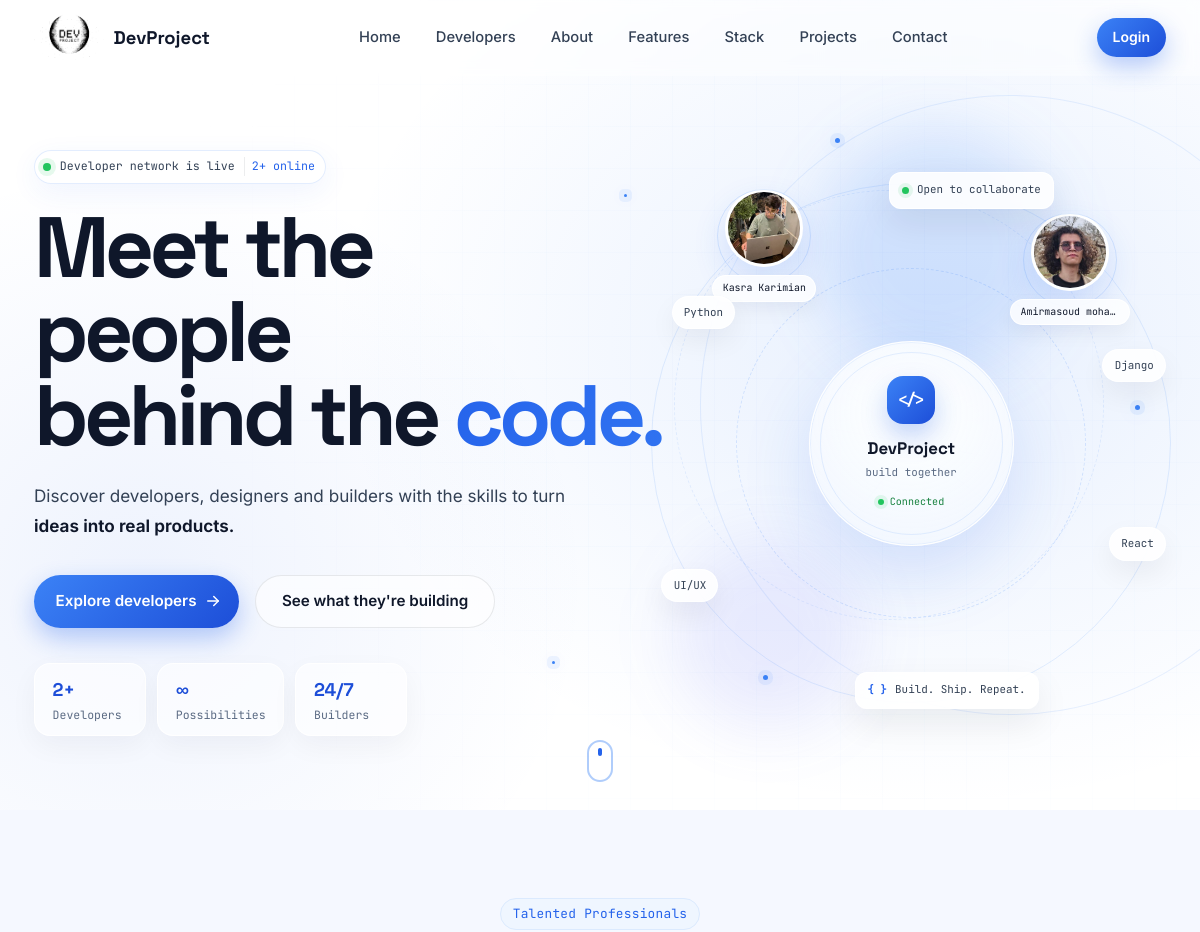
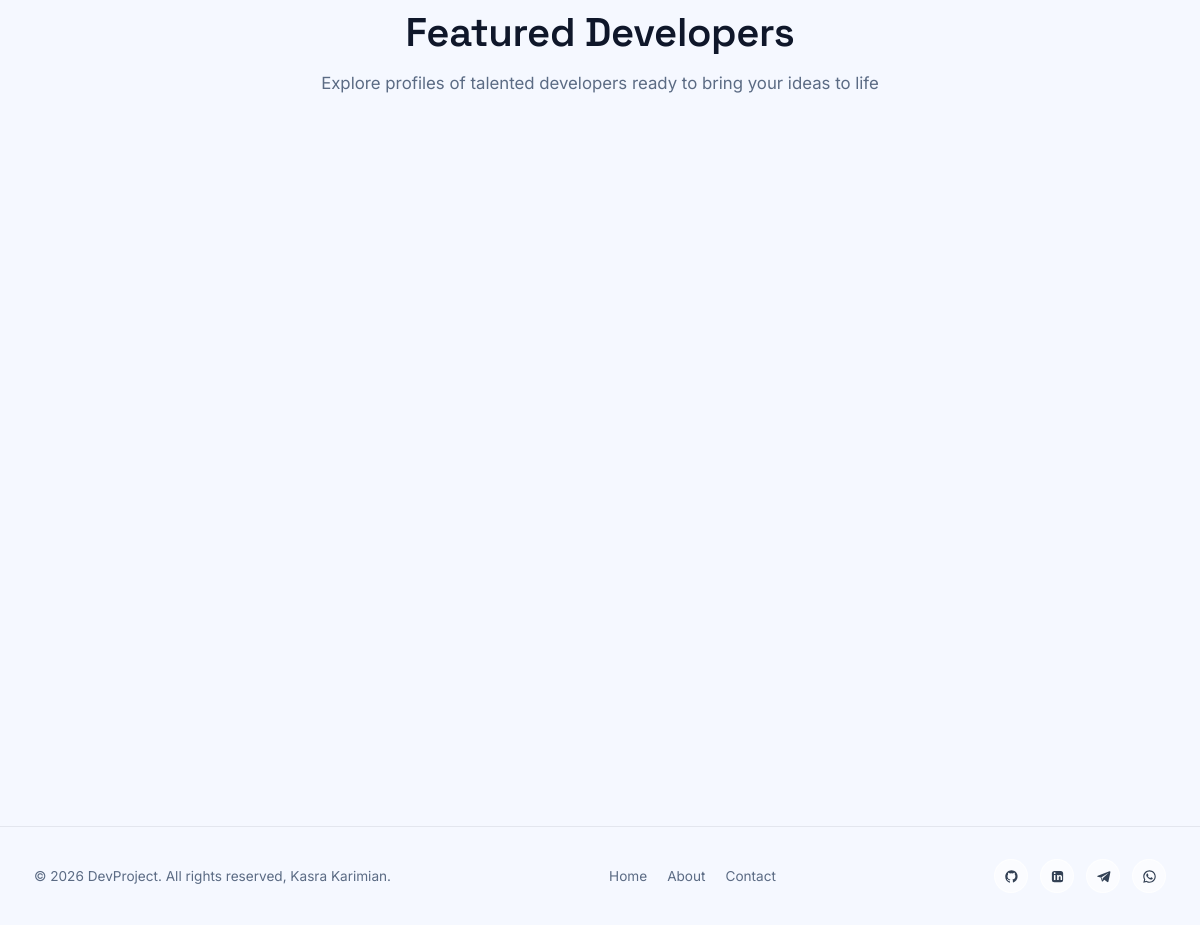
The page / on the database its author committed (2 pictures, top to bottom).
### users/models.py (models this page shows, shortened)
class profile(models.Model):
    user = models.OneToOneField(User, on_delete=models.CASCADE, null=True, blank=True) # cascade means anytime user deleted profile will deletes too.
    name = models.CharField(max_length=200, null=True, blank=True)
    location = models.CharField(max_length=200, null=True, blank=True)
    username = models.CharField(max_length=200, null=True, blank=True)
    email = models.EmailField(max_length=200, null=True, blank=True)
    short_intro = models.CharField(max_length=200, null=True, blank=True)
    bio = models.TextField(null=True, blank=True)
    profile_image = models.ImageField(null=True, blank=True, upload_to='profiles/', default='profiles/default_profile.jpg')
    social_github = models.CharField(max_length=200, null=True, blank=True)
    social_linkedin = models.CharField(max_length=200, null=True, blank=True)
    social_telegram = models.CharField(max_length=200, null=True, blank=True)
    social_whatsapp = models.CharField(max_length=200, null=True, blank=True)
    social_youtube = models.CharField(max_length=200, null=True, blank=True)
    social_website = models.CharField(max_length=200, null=True, blank=True)
    created = models.DateTimeField(auto_now_add=True)
    id = models.UUIDField(default=uuid.uuid4, unique=True, primary_key=True, editable=False)

### users/views.py (the view)
# urls.py: path('', views.profiles, name="profiles"),  # if its blank '' it means its become your homepage
def profiles(request):
    profiles_list = list(profile.objects.prefetch_related('skills'))
    context = {
        'profiles': profiles_list,
        'profiles_count': len(profiles_list),
    }
    return render(request, 'users/profiles.html', context)

### users/templates/users/profiles.html (shortened to what this page needs)
{% extends 'main.html' %}
{% block content%}
<section class="hero developers-hero developers-hero--network">
  <div class="hero__canvas">
    <div class="hero-grid-lines"></div>
    <div class="hero-glow hero-glow--one"></div>
    <div class="hero-glow hero-glow--two"></div>
    <div class="hero-orbit hero-orbit--one"></div>
    <div class="hero-orbit hero-orbit--two"></div>
    <span class="hero-particle hero-particle--1"></span>
    <span class="hero-particle hero-particle--2"></span>
    <span class="hero-particle hero-particle--3"></span>
    <span class="hero-particle hero-particle--4"></span>
    <span class="hero-particle hero-particle--5"></span>
  </div>
  <div class="section-inner">
    <div class="hero__inner">
      <div class="hero__content developers-hero__content">
        <div class="hero-live-pill">
          <span class="hero-live-dot"></span>
          <span>Developer network is live</span>
          <span class="hero-live-count">{{ profiles_count }}+ online</span>
        </div>
        <h1 class="hero__title developers-hero__title">
          Meet the people
          <span class="hero-title-line">behind the <span class="text-gradient hero-gradient-animated">code.</span></span>
        </h1>
        <p class="hero__subtitle developers-hero__subtitle">
          Discover developers, designers and builders with the skills to turn
          <strong>ideas into real products.</strong>
        </p>
        <div class="hero__actions">
          <a href="#developers" class="btn btn--primary hero-main-btn">
            <span>Explore developers</span>
            <svg viewBox="0 0 24 24" width="18" height="18" fill="none" stroke="currentColor" stroke-width="2" stroke-linecap="round" stroke-linejoin="round">
              <path d="M5 12h14"/>
              <path d="m13 6 6 6-6 6"/>
            </svg>
          </a>
          <a href="{% url 'projects' %}" class="btn btn--ghost hero-secondary-btn">
            See what they're building
          </a>
        </div>
        <div class="hero__stats hero-network-stats">
          <div class="stat-chip glass hero-stat">
            <span class="stat-chip__value">{{ profiles_count }}+</span>
            <span class="stat-chip__label">Developers</span>
          </div>
          <div class="stat-chip glass hero-stat">
            <span class="stat-chip__value">∞</span>
            <span class="stat-chip__label">Possibilities</span>
          </div>
          <div class="stat-chip glass hero-stat">
            <span class="stat-chip__value">24/7</span>
            <span class="stat-chip__label">Builders</span>
          </div>
        </div>
      </div>
      <div class="hero__visual developers-network">
        <div class="network-ring network-ring--outer"></div>
        <div class="network-ring network-ring--inner"></div>
        <div class="network-line network-line--a"></div>
        <div class="network-line network-line--b"></div>
        <div class="network-line network-line--c"></div>
        <div class="network-center">
          <div class="network-center__shine"></div>
          <div class="network-center__icon">&lt;/&gt;</div>
          <strong>DevProject</strong>
          <span>build together</span>
          <div class="network-center__status">
            <span></span> Connected
          </div>
        </div>
        {% for profile in profiles|slice:":4" %}
          <a href="{% url 'userProfile' profile.id %}" class="network-profile network-profile--{{ forloop.counter }}" aria-label="View {{ profile.name|default:profile.username }}">
            <span class="network-profile__avatar">
              {% if profile.profile_image %}
                <img src="{{ profile.profile_image.url }}" alt="{{ profile.name|default:profile.username }}" width="78" height="78">
              {% else %}
                <span>{{ profile.name|default:profile.username|slice:":1"|upper }}</span>
              {% endif %}
            </span>
            <span class="network-profile__label">{{ profile.name|default:profile.username }}</span>
          </a>
        {% endfor %}
        <div class="tech-float tech-float--python">Python</div>
        <div class="tech-float tech-float--django">Django</div>
        <div class="tech-float tech-float--react">React</div>
        <div class="tech-float tech-float--figma">UI/UX</div>
        <div class="network-badge network-badge--top">
          <span class="badge-ping"></span> Open to collaborate
        </div>
        <div class="network-badge network-badge--bottom">
          <span class="badge-code">{ }</span>  Build. Ship. Repeat.
        </div>
      </div>
    </div>
  </div>
  <div class="hero__scroll-cue">
    <span></span>
  </div>
</section>
<section class="section section--tint" id="developers">
  <div class="section-inner">
    <div class="section__head">
      <span class="eyebrow">Talented Professionals</span>
      <h2 class="section__title">Featured Developers</h2>
      <p class="section__lede">Explore profiles of talented developers ready to bring your ideas to life</p>
    </div>
    <div class="grid grid--3">
    </div>
  </div>
</section>
{% endblock %}

### templates/main.html (shortened to what this page needs)
<!doctype html>
{% load static %}
<html lang="en">
  <head>
    <link
      rel="stylesheet"
      type="text/css"
      media="screen"
      href='{% static "styles/main.css" %}'
    />
  </head>
  <body>
    {%include 'navbar.html'%}
    <main id="main">
      {% block content %}
      {% endblock content %}
    </main>
    <footer class="footer">
  <div class="section-inner footer__inner">
    <p>&copy; {% now "Y" %} DevProject. All rights reserved, Kasra Karimian.</p>
    <div class="footer__links">
      <a href="{% url 'projects' %}#home">Home</a>
      <a href="{% url 'projects' %}#about">About</a>
      <a href="{% url 'projects' %}#contact">Contact</a>
    </div>
    <div class="social-links social-links--footer">
      <a
        href="https://github.com/kasrakr"
        target="_blank"
        rel="noopener"
        aria-label="DevProject on GitHub"
      >
      </a>
      <a
        href="https://www.linkedin.com/in/kasrakarimian/"
        target="_blank"
        rel="noopener"
        aria-label="DevProject on LinkedIn"
      >
      </a>
      <a href="https://t.me/LowKasra"
   target="_blank"
   rel="noopener"
   aria-label="DevProject on Telegram">
    <svg viewBox="0 0 24 24" fill="currentColor">
        <path d="M21.5 3.5 2.9 10.7c-1.3.5-1.3 1.2-.2 1.5l4.8 1.5 1.8 5.5c.2.6.1.8.7.8.5 0 .7-.2 1-.5l2.3-2.2 4.8 3.5c.9.5 1.6.3 1.8-.8l3.1-14.7c.3-1.4-.5-2-1.7-1.3zM8.2 13.4l10.8-6.8c.5-.3.9-.1.5.2l-8.8 7.9-.3 3.2-1.7-4.5-1.9-.6c-.4-.1-.4-.4.1-.6z"/>
    </svg>
</a>
      <a href="https://wa.me/989228728184" target="_blank" rel="noopener" aria-label="DevProject on WhatsApp">
</a>
    </div>
  </div>
</footer>
  </body>
</html>

### templates/navbar.html (shortened to what this page needs)
{% load static %}
<header class="nav" id="siteNav">
  <div class="nav__inner">
    <a href="{% url 'projects' %}" class="nav__brand">
      <img
        src="{% static 'images/Logo.png' %}"
        alt="DevProject logo"
        id="logo"
      />
      DevProject
    </a>
    <nav class="nav__links" id="navLinks" aria-label="Primary">
      <a href="{% url 'projects' %}" class="nav__link {% if page == 'projects' %}active{% endif %}">Home</a>
      <a href="{% url 'profiles' %}" class="nav__link ">Developers</a>
      <a href="{% url 'projects' %}#about" class="nav__link">About</a>
      <a href="{% url 'projects' %}#features" class="nav__link">Features</a>
      <a href="{% url 'projects' %}#stack" class="nav__link">Stack</a>
      <a href="{% url 'projects' %}#projectss" class="nav__link">Projects</a>
      <a href="{% url 'projects' %}#contact" class="nav__link">Contact</a>
    </nav>
    {% if request.user.is_authenticated %}
    <div class="nav__actions">
      <a href="{% url 'create-project' %}" class="btn btn--primary btn--sm"
        >Create Project</a
      >
      <a href="{% url 'logout' %}" class="btn btn--ghost btn--sm"
        >Logout</a
      >
      <button
        class="nav__toggle"
        id="navToggle"
        aria-label="Toggle menu"
        aria-expanded="false"
        aria-controls="navLinks"
      >
        <span></span><span></span><span></span>
      </button>
    </div>
    {% else %}
    <div class="nav__actions">
      <a href="{% url 'login' %}" class="btn btn--primary btn--sm"
        >Login</a
      >
    </div>
    {% endif %}
  </div>
</header>

### rows shown on the page
profile: profile_image (picture), name "Kasra Karimian"
profile: profile_image (picture), name "Amirmasoud moha…"

### other values the page prints
{{ profiles_count }} "2"
